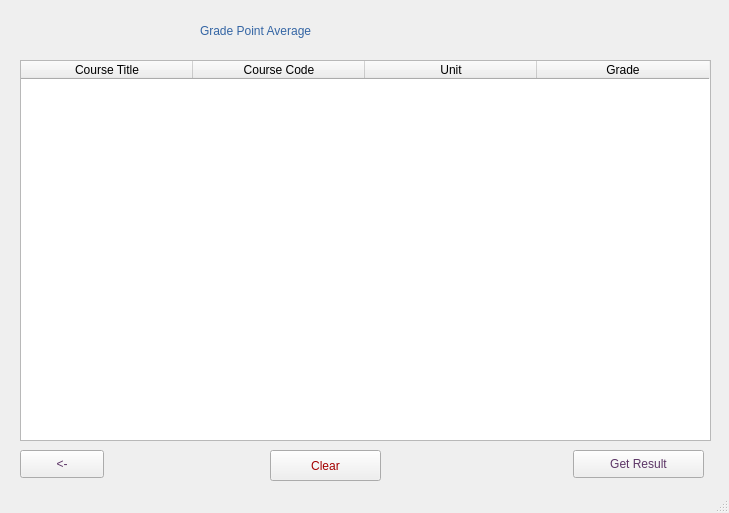
<?xml version="1.0" encoding="UTF-8"?>
<ui version="4.0">
 <class>MainTable</class>
 <widget class="QMainWindow" name="MainTable">
  <property name="geometry">
   <rect>
    <x>0</x>
    <y>0</y>
    <width>729</width>
    <height>513</height>
   </rect>
  </property>
  <property name="minimumSize">
   <size>
    <width>729</width>
    <height>513</height>
   </size>
  </property>
  <property name="maximumSize">
   <size>
    <width>729</width>
    <height>513</height>
   </size>
  </property>
  <property name="cursor">
   <cursorShape>ArrowCursor</cursorShape>
  </property>
  <property name="focusPolicy">
   <enum>Qt::WheelFocus</enum>
  </property>
  <property name="windowTitle">
   <string>GPA Calculator</string>
  </property>
  <property name="autoFillBackground">
   <bool>true</bool>
  </property>
  <widget class="QWidget" name="centralwidget">
   <widget class="QLabel" name="label">
    <property name="geometry">
     <rect>
      <x>200</x>
      <y>10</y>
      <width>321</width>
      <height>41</height>
     </rect>
    </property>
    <property name="styleSheet">
     <string notr="true">color:rgb(52, 101, 164);
font: 57 23pt &quot;Century Schoolbook L&quot;;</string>
    </property>
    <property name="text">
     <string>Grade Point Average</string>
    </property>
   </widget>
   <widget class="QPushButton" name="back_btn">
    <property name="geometry">
     <rect>
      <x>20</x>
      <y>450</y>
      <width>84</width>
      <height>28</height>
     </rect>
    </property>
    <property name="styleSheet">
     <string notr="true">color:rgb(92, 53, 102);
font: 75 14pt &quot;Century Schoolbook L&quot;;</string>
    </property>
    <property name="text">
     <string>&lt;-</string>
    </property>
   </widget>
   <widget class="QTableWidget" name="tableWidget">
    <property name="geometry">
     <rect>
      <x>20</x>
      <y>60</y>
      <width>691</width>
      <height>381</height>
     </rect>
    </property>
    <property name="cursor" stdset="0">
     <cursorShape>ArrowCursor</cursorShape>
    </property>
    <property name="autoFillBackground">
     <bool>true</bool>
    </property>
    <property name="styleSheet">
     <string notr="true">font: 57 14pt &quot;Century Schoolbook L&quot;;</string>
    </property>
    <property name="frameShape">
     <enum>QFrame::StyledPanel</enum>
    </property>
    <property name="frameShadow">
     <enum>QFrame::Raised</enum>
    </property>
    <property name="lineWidth">
     <number>2</number>
    </property>
    <property name="dragEnabled">
     <bool>true</bool>
    </property>
    <attribute name="horizontalHeaderCascadingSectionResizes">
     <bool>false</bool>
    </attribute>
    <attribute name="horizontalHeaderDefaultSectionSize">
     <number>172</number>
    </attribute>
    <column>
     <property name="text">
      <string>Course Title</string>
     </property>
    </column>
    <column>
     <property name="text">
      <string>Course Code</string>
     </property>
    </column>
    <column>
     <property name="text">
      <string>Unit</string>
     </property>
    </column>
    <column>
     <property name="text">
      <string>Grade</string>
     </property>
    </column>
   </widget>
   <widget class="QPushButton" name="get_result">
    <property name="geometry">
     <rect>
      <x>573</x>
      <y>450</y>
      <width>131</width>
      <height>28</height>
     </rect>
    </property>
    <property name="styleSheet">
     <string notr="true">color:rgb(92, 53, 102);
font: 75 14pt &quot;Century Schoolbook L&quot;;</string>
    </property>
    <property name="text">
     <string>Get Result</string>
    </property>
   </widget>
   <widget class="QPushButton" name="clear_btn">
    <property name="geometry">
     <rect>
      <x>270</x>
      <y>450</y>
      <width>111</width>
      <height>31</height>
     </rect>
    </property>
    <property name="autoFillBackground">
     <bool>true</bool>
    </property>
    <property name="styleSheet">
     <string notr="true">color:rgb(164, 0, 0);
font: 75 14pt &quot;Century Schoolbook L&quot;;</string>
    </property>
    <property name="text">
     <string>Clear</string>
    </property>
    <property name="autoDefault">
     <bool>true</bool>
    </property>
   </widget>
  </widget>
  <widget class="QStatusBar" name="statusbar"/>
 </widget>
 <resources/>
 <connections/>
</ui>
